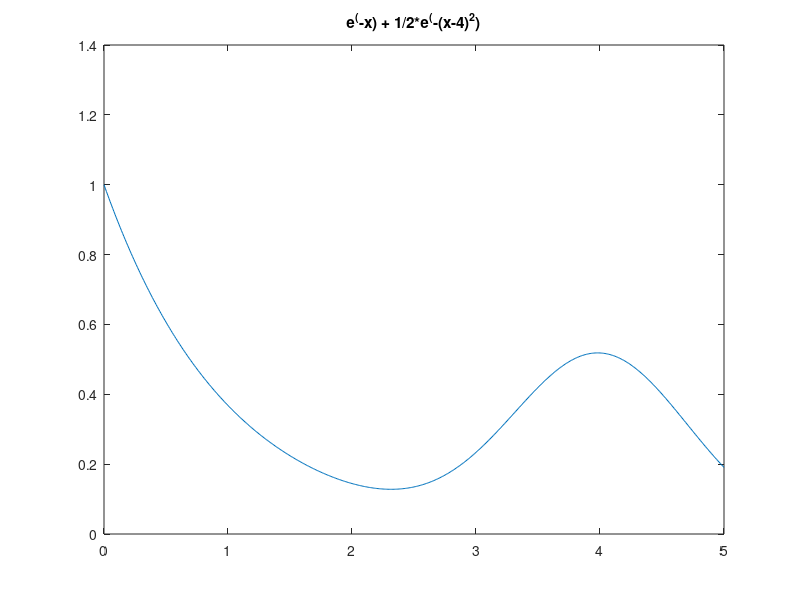

Reproduce this figure in MATLAB. (Note: this script raises an error after producing the figure.)
clear all; close all;

%funcion1: exponencial
f = @(x) exp(-x) + 1/2.*exp(-(x-4).^2);
a = 0; b = 5;

%funcion2: racional
%f = @(x) 1./(1+x^2);
%a = -4; b = 4;

%funcion3 : trigonometrica
% f = @(x) x./sin(x);
% a = 0; b = pi/2;


%FUNCION (la dibujamos)

xaxis = a:0.01:b;
figure(1)
plot(xaxis, f(xaxis)), title('e^(-x) + 1/2*e^(-(x-4)^2)');

%QUADRATURA DE NEWTON_COTES
%Calculem el valor real de la integral i els valors dels pessos.
n = 4;
I_exacta = exp(-a)-exp(-b)+sqrt(pi)/4*(erf(b-4)-erf(a-4));
display(I_exacta);

x = a:(b-a)/n:b;
W = pessos_cotes(x,a,b);

%sumarem la integral;
Iaprox = 0;
for i = 1 : n + 1
    Iaprox = Iaprox + W(i)*f(x(i));
end
display(Iaprox);

error = abs(Iaprox - I_exacta);
display(error);


%Calculem l'error dividint l'interval [a,b] en n punts on n = 1,...14
for k = 1:14
    x = a:(b-a)/k:b;
    W = pessos_cotes(x,a,b);
    display(W);
    display(f(x));
    sumands = W.*f(x)';
    I_aprox = sum(sumands);
    display(I_aprox);
    err(k) = abs(I_aprox-I_exacta);
end
%Fem la grafica del log del error en funcio del logaritme del nombre de pts
punts = 1:1:14;
display(punts);
figure(2)
plot(log10(punts), log10(err),'r'), title('grafica del error');
hold on;

%OBS: A Raquel le ha quedado igual, asi que seguramente esta bien

%% ARA CALCULAREM LES QUADRATURES AMB ELS PUNTS DE GAUSS

nIP = 4;
[z,w] = QuadraturaGauss(nIP + 1);

%Hacemos el cambio de variable de [-1,1] a [a,b];
%z = (b-a)/2*x + (b+a)/2 i la funcio fent el canvi de variable es
%multiplica per (b-a)/2;

x = (b-a)/2*z + (b+a)/2;
display(w);
display(f(x));
sumands = w*f(x)*(b-a)/2;
I_aprox = sum(sumands);
display(I_aprox);

for k = 1:13
    [z,w] = QuadraturaGauss(k + 1);
    x = (b-a)/2*z + (b+a)/2; %canvi de variable
    I_aprox = w*f(x)*(b-a)/2;
    display(I_aprox);
    err_gauss(k) = abs(I_aprox - I_exacta);
end

plot(log10(1:1:13), log10(err_gauss),'b');

